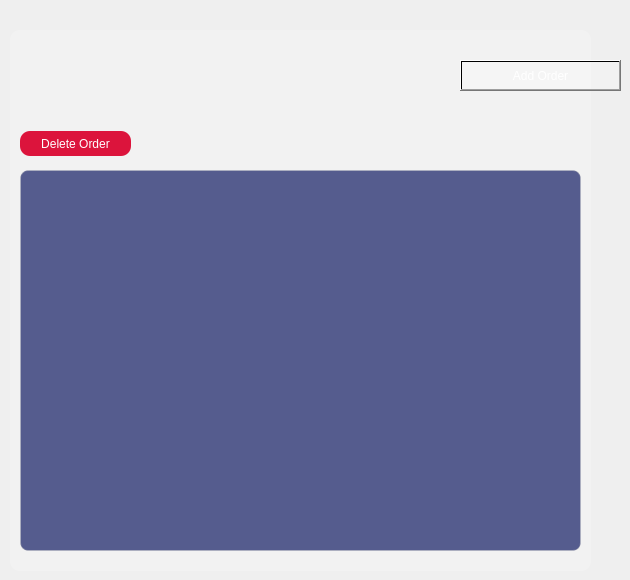
    <widget class="QWidget" name="ordersPage">
     <property name="styleSheet">
      <string notr="true">QWkdget{
background-color: #E5E4E2;
}
QLineEdit {
    border: 1px solid #C0C0C0;
    border-radius: 8px;
    padding: 6px 10px;
	background-color: rgb(235, 235, 235);
}</string>
     </property>
     <widget class="QPushButton" name="addOrdersBtn">
      <property name="geometry">
       <rect>
        <x>460</x>
        <y>60</y>
        <width>161</width>
        <height>31</height>
       </rect>
      </property>
      <property name="styleSheet">
       <string notr="true">QPushButton{
background-color: qlineargradient(spread:pad, x1:0, y1:0, x2:1, y2:0, stop:1 rgba(255, 255, 255, 54));
color: white;
}

QPushButton:hover{
background-color: qlineargradient(spread:pad, x1:0, y1:0, x2:1, y2:0, stop:1 rgba(245, 245, 245, 44));
border: 2px solid #C0C0C0;
}</string>
      </property>
      <property name="text">
       <string>Add Order</string>
      </property>
      <property name="iconSize">
       <size>
        <width>25</width>
        <height>25</height>
       </size>
      </property>
     </widget>
     <widget class="QWidget" name="widget" native="true">
      <property name="geometry">
       <rect>
        <x>10</x>
        <y>30</y>
        <width>581</width>
        <height>541</height>
       </rect>
      </property>
      <property name="styleSheet">
       <string notr="true">QWidget{
background-color: qlineargradient(spread:pad, x1:0, y1:0, x2:1, y2:0, stop:1 rgba(255, 255, 255, 54));
border-radius: 10px;
}
</string>
      </property>
      <widget class="QTableView" name="orderView">
       <property name="geometry">
        <rect>
         <x>10</x>
         <y>140</y>
         <width>561</width>
         <height>381</height>
        </rect>
       </property>
       <property name="styleSheet">
        <string notr="true">QTableView {
    background-color: rgba(20, 30, 100, 180);
    alternate-background-color: rgba(30, 45, 130, 180);
    border: 1px solid rgba(192, 192, 192, 0.3);
    gridline-color: rgba(192, 192, 192, 0.2);
    selection-background-color: #4466DD;
    selection-color: #ffffff;
    color: white;
    font: 10pt &quot;Segoe UI&quot;;
    border-radius: 8px;
}

QHeaderView::section {
    background-color: rgba(10, 15, 80, 220);
    color: #C0C0C0;
    padding: 6px;
    border: none;
    font: bold 10pt &quot;Segoe UI&quot;;
}

QTableView::item {
    border: none;
    padding: 4px;
}

QTableView QTableCornerButton::section {
    background-color: rgba(10, 15, 80, 220);
    border: none;
}

QScrollBar:vertical {
    border: none;
    background: rgba(20, 30, 100, 120);
    width: 10px;
    border-radius: 5px;
}

QScrollBar::handle:vertical {
    background: rgba(192, 192, 192, 0.5);
    border-radius: 5px;
}

QScrollBar:horizontal {
    border: none;
    background: rgba(20, 30, 100, 120);
    height: 10px;
    border-radius: 5px;
}

QScrollBar::handle:horizontal {
    background: rgba(192,192,192,0.5);
    border-radius: 5px;
}

QTableView::item:hover {
    background-color: rgba(255,255,255,0.08);
}</string>
       </property>
      </widget>
      <widget class="QPushButton" name="deleteOrderBtn">
       <property name="geometry">
        <rect>
         <x>10</x>
         <y>101</y>
         <width>111</width>
         <height>25</height>
        </rect>
       </property>
       <property name="styleSheet">
        <string notr="true">QPushButton{
background-color: #DC143C;
color: #FFFFFF;
border: none;
border-radius: 10px;
}

QPushButton:hover{
background-color: #FD254D;
}</string>
       </property>
       <property name="text">
        <string>Delete Order</string>
       </property>
      </widget>
      <widget class="QWidget" name="addOrdersWidget" native="true">
       <property name="geometry">
        <rect>
         <x>590</x>
         <y>30</y>
         <width>271</width>
         <height>501</height>
        </rect>
       </property>
       <property name="styleSheet">
        <string notr="true">QWidget {
    background-color: rgba(13, 22, 117, 160);
    border-radius: 12px;
    border: 1px solid rgba(192, 192, 192, 0.3);
}

QLineEdit {
    background-color: rgba(255, 255, 255, 25);
    border: 1px solid rgba(192, 192, 192, 0.5);
    border-radius: 6px;
    color: white;
    padding: 4px 8px;
}

QLineEdit::placeholder {
    color: rgba(255, 255, 255, 120);
}

</string>
       </property>
       <widget class="QLineEdit" name="txtBoxPhoneNumber">
        <property name="geometry">
         <rect>
          <x>20</x>
          <y>190</y>
          <width>211</width>
          <height>31</height>
         </rect>
        </property>
        <property name="text">
         <string/>
        </property>
        <property name="placeholderText">
         <string>Phone Number</string>
        </property>
       </widget>
       <widget class="QLineEdit" name="txtBoxCustomerfullName">
        <property name="geometry">
         <rect>
          <x>20</x>
          <y>110</y>
          <width>211</width>
          <height>31</height>
         </rect>
        </property>
        <property name="styleSheet">
         <string notr="true">color: white;</string>
        </property>
        <property name="text">
         <string/>
        </property>
        <property name="placeholderText">
         <string>Customer Name</string>
        </property>
       </widget>
       <widget class="QLabel" name="lblFullName_4">
        <property name="geometry">
         <rect>
          <x>20</x>
          <y>80</y>
          <width>101</width>
          <height>21</height>
         </rect>
        </property>
        <property name="styleSheet">
         <string notr="true">color: white;
background: transparent;
border: none;</string>
        </property>
        <property name="text">
         <string>Customer Name</string>
        </property>
       </widget>
       <widget class="QLabel" name="label_25">
        <property name="geometry">
         <rect>
          <x>20</x>
          <y>160</y>
          <width>101</width>
          <height>21</height>
         </rect>
        </property>
        <property name="styleSheet">
         <string notr="true">color: white;
background: transparent;
border: none;</string>
        </property>
        <property name="text">
         <string>Phone Number</string>
        </property>
       </widget>
       <widget class="QLabel" name="label_26">
        <property name="geometry">
         <rect>
          <x>30</x>
          <y>25</y>
          <width>161</width>
          <height>31</height>
         </rect>
        </property>
        <property name="font">
         <font>
          <family>Arial</family>
          <pointsize>16</pointsize>
          <weight>75</weight>
          <italic>true</italic>
          <bold>true</bold>
         </font>
        </property>
        <property name="styleSheet">
         <string notr="true">color: white;
background: transparent;
border: none;</string>
        </property>
        <property name="text">
         <string>Add Order</string>
        </property>
       </widget>
       <widget class="QLabel" name="label_28">
        <property name="geometry">
         <rect>
          <x>20</x>
          <y>240</y>
          <width>101</width>
          <height>21</height>
         </rect>
        </property>
        <property name="styleSheet">
         <string notr="true">color: white;
background: transparent;
border: none;</string>
        </property>
        <property name="text">
         <string>Select Product</string>
        </property>
       </widget>
       <widget class="QLineEdit" name="txtBoxQuantity">
        <property name="geometry">
         <rect>
          <x>140</x>
          <y>270</y>
          <width>91</width>
          <height>31</height>
         </rect>
        </property>
        <property name="styleSheet">
         <string notr="true">color: white;</string>
        </property>
        <property name="text">
         <string/>
        </property>
        <property name="placeholderText">
         <string>0</string>
        </property>
       </widget>
       <widget class="QLabel" name="label_30">
        <property name="geometry">
         <rect>
          <x>140</x>
          <y>240</y>
          <width>101</width>
          <height>21</height>
         </rect>
        </property>
        <property name="styleSheet">
         <string notr="true">color: white;
background: transparent;
border: none;</string>
        </property>
        <property name="text">
         <string>Quantity</string>
        </property>
       </widget>
       <widget class="QPushButton" name="btnAddOrder">
        <property name="geometry">
         <rect>
          <x>180</x>
          <y>450</y>
          <width>75</width>
          <height>23</height>
         </rect>
        </property>
        <property name="styleSheet">
         <string notr="true">QPushButton {
    background-color: rgba(255, 255, 255, 40);
    border: 1px solid rgba(192, 192, 192, 0.4);
    border-radius: 10px;
    color: white;
}

QPushButton:hover {
    background-color: rgba(255, 255, 255, 70);
}</string>
        </property>
        <property name="text">
         <string>Add</string>
        </property>
       </widget>
       <widget class="QPushButton" name="btnClearOrders">
        <property name="geometry">
         <rect>
          <x>100</x>
          <y>450</y>
          <width>75</width>
          <height>23</height>
         </rect>
        </property>
        <property name="styleSheet">
         <string notr="true">QPushButton {
    background-color: rgba(255, 255, 255, 40);
    border: 1px solid rgba(192, 192, 192, 0.4);
    border-radius: 10px;
    color: white;
}

QPushButton:hover {
    background-color: rgba(255, 255, 255, 70);
}</string>
        </property>
        <property name="text">
         <string>Clear</string>
        </property>
       </widget>
       <widget class="QComboBox" name="comboBoxSelectProduct">
        <property name="geometry">
         <rect>
          <x>20</x>
          <y>270</y>
          <width>101</width>
          <height>30</height>
         </rect>
        </property>
        <property name="styleSheet">
         <string notr="true">QComboBox {
    background-color: rgba(255, 255, 255, 25);
    border: 1px solid rgba(192, 192, 192, 0.5);
    border-radius: 6px;
    color: white;
    padding: 4px 8px;
    min-height: 20px;
}

QComboBox:hover {
    border: 1px solid rgba(192, 192, 192, 0.8);
    background-color: rgba(255, 255, 255, 40);
}

QComboBox:focus {
    border: 1px solid rgba(100, 140, 255, 0.8);
}

QComboBox::drop-down {
    subcontrol-origin: padding;
    subcontrol-position: top right;
    width: 24px;
    border-left: 1px solid rgba(192, 192, 192, 0.3);
    border-top-right-radius: 6px;
    border-bottom-right-radius: 6px;
    background-color: rgba(255, 255, 255, 15);
}

QComboBox::down-arrow {
    width: 10px;
    height: 10px;
    image: none;
    border-left: 2px solid rgba(192, 192, 192, 0.8);
    border-bottom: 2px solid rgba(192, 192, 192, 0.8);
}

QComboBox QAbstractItemView {
    background-color: rgba(13, 22, 117, 220);
    border: 1px solid rgba(192, 192, 192, 0.3);
    border-radius: 6px;
    color: white;
    selection-background-color: rgba(68, 102, 221, 180);
    selection-color: white;
    outline: none;
    padding: 4px;
}

QComboBox QAbstractItemView::item {
    min-height: 28px;
    padding: 4px 8px;
    border-radius: 4px;
}

QComboBox QAbstractItemView::item:hover {
    background-color: rgba(255, 255, 255, 40);
}</string>
        </property>
       </widget>
       <widget class="QLineEdit" name="txtPaymentStatus">
        <property name="geometry">
         <rect>
          <x>20</x>
          <y>350</y>
          <width>91</width>
          <height>31</height>
         </rect>
        </property>
        <property name="styleSheet">
         <string notr="true">color: white;</string>
        </property>
        <property name="text">
         <string/>
        </property>
        <property name="placeholderText">
         <string>Payment Status</string>
        </property>
       </widget>
       <widget class="QLabel" name="label_31">
        <property name="geometry">
         <rect>
          <x>20</x>
          <y>320</y>
          <width>101</width>
          <height>21</height>
         </rect>
        </property>
        <property name="styleSheet">
         <string notr="true">color: white;
background: transparent;
border: none;</string>
        </property>
        <property name="text">
         <string>Payment Status</string>
        </property>
       </widget>
       <widget class="QLabel" name="label_32">
        <property name="geometry">
         <rect>
          <x>140</x>
          <y>320</y>
          <width>101</width>
          <height>21</height>
         </rect>
        </property>
        <property name="styleSheet">
         <string notr="true">color: white;
background: transparent;
border: none;</string>
        </property>
        <property name="text">
         <string>Order date</string>
        </property>
       </widget>
       <widget class="QDateEdit" name="orderDate">
        <property name="geometry">
         <rect>
          <x>140</x>
          <y>350</y>
          <width>111</width>
          <height>33</height>
         </rect>
        </property>
        <property name="styleSheet">
         <string notr="true">QDateEdit {
    background-color: rgba(255, 255, 255, 25);
    border: 1px solid rgba(255, 255, 255, 60);
    border-radius: 8px;
    color: white;
    padding: 5px 12px;
    min-height: 21px;
}

/* Hover glass glow */
QDateEdit:hover {
    background-color: rgba(255, 255, 255, 40);
    border: 1px solid rgba(255, 255, 255, 100);
}

/* Focus glow */
QDateEdit:focus {
    border: 1.5px solid rgba(100, 140, 255, 0.9);
    background-color: rgba(255, 255, 255, 50);
}

/* Drop-down glass button */
QDateEdit::drop-down {
    subcontrol-origin: padding;
    subcontrol-position: top right;
    width: 24px;
    border-left: 1px solid rgba(255, 255, 255, 60);
    background-color: rgba(255, 255, 255, 15);
    border-top-right-radius: 8px;
    border-bottom-right-radius: 8px;
}

QDateEdit::drop-down:hover {
    background-color: rgba(255, 255, 255, 50);
}

/* Clean arrow */
QDateEdit::down-arrow {
    image: none;
    width: 0;
    height: 0;
    border-left: 5px solid transparent;
    border-right: 5px solid transparent;
    border-top: 6px solid white;
}

/* Calendar background (glass) */
QCalendarWidget QWidget {
    background-color: rgba(13, 22, 117, 200);
    color: white;
    border-radius: 10px;
}

/* Navigation bar */
QCalendarWidget #qt_calendar_navigationbar {
    background-color: rgba(10, 15, 80, 180);
    border-bottom: 1px solid rgba(255, 255, 255, 40);
    padding: 4px;
}

/* Navigation buttons */
QCalendarWidget QToolButton {
    background-color: rgba(255, 255, 255, 20);
    border-radius: 6px;
    color: white;
    padding: 4px 8px;
}

QCalendarWidget QToolButton:hover {
    background-color: rgba(255, 255, 255, 50);
}

/* Calendar grid */
QCalendarWidget QAbstractItemView {
    background-color: rgba(13, 22, 117, 180);
    color: white;
    selection-background-color: rgba(68, 102, 221, 200);
    selection-color: white;
    gridline-color: rgba(255, 255, 255, 20);
    outline: none;
}

/* Hover day */
QCalendarWidget QAbstractItemView::item:hover {
    background-color: rgba(255, 255, 255, 40);
    border-radius: 6px;
}

/* Selected day */
QCalendarWidget QAbstractItemView::item:selected {
    background-color: rgba(68, 102, 221, 200);
    border-radius: 6px;
}

/* Month/year dropdown menu */
QCalendarWidget QMenu {
    background-color: rgba(13, 22, 117, 220);
    color: white;
    border: 1px solid rgba(255, 255, 255, 40);
}</string>
        </property>
       </widget>
      </widget>
     </widget>
     <zorder>widget</zorder>
     <zorder>addOrdersBtn</zorder>
    </widget>
